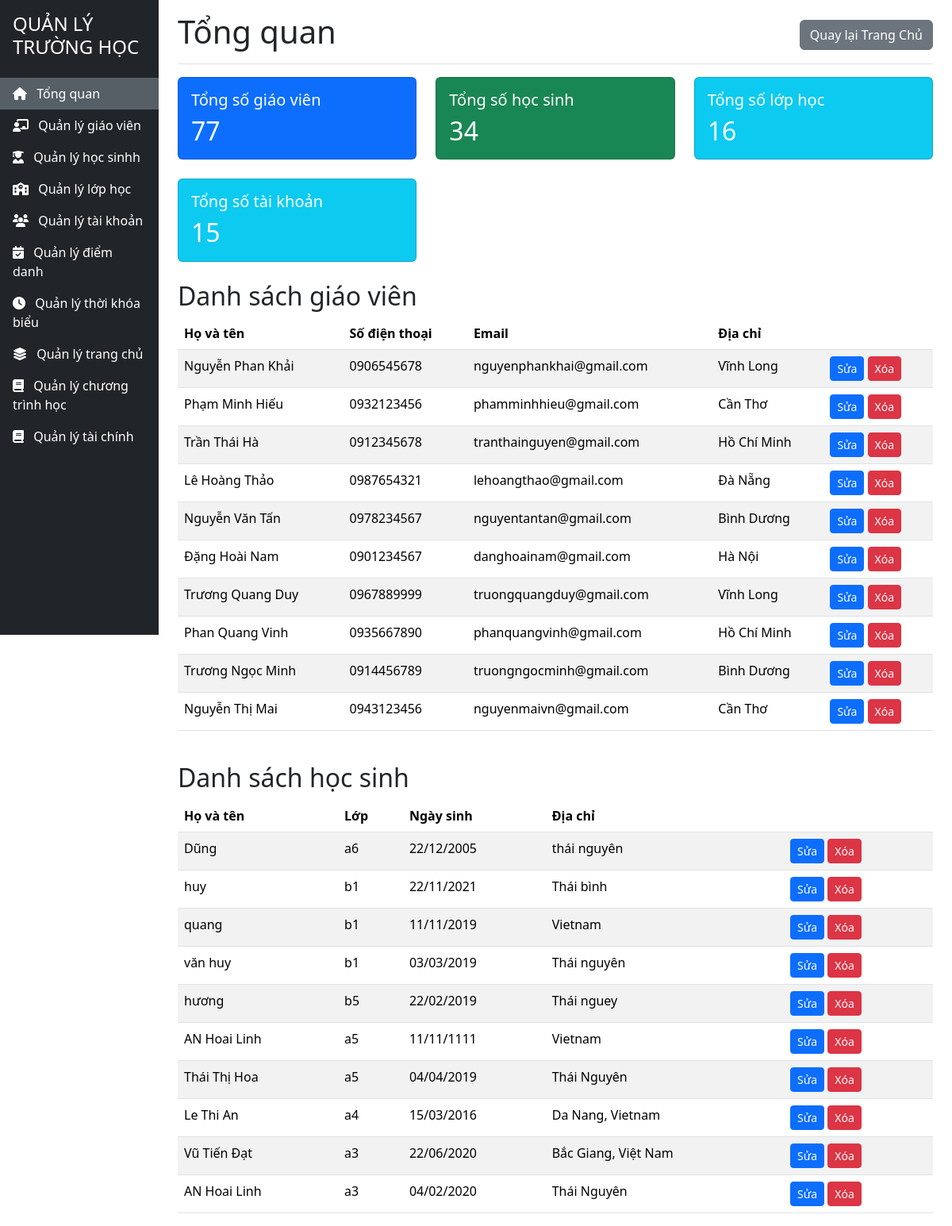
Screenshot of /pages/admin/dashboard.php (signed in) with the database file from the repository.
### tables this page shows
CREATE TABLE `teachers` (
  `id` int NOT NULL,
  `FullName` varchar(100) NOT NULL,
  `Phone` varchar(15) DEFAULT NULL,
  `Email` varchar(100) DEFAULT NULL,
  `Address` varchar(255) DEFAULT NULL,
  `HireDate` date NOT NULL
);

CREATE TABLE `students` (
  `id` int NOT NULL,
  `FullName` varchar(100) NOT NULL,
  `DateOfBirth` date NOT NULL,
  `Gender` varchar(50) NOT NULL,
  `Address` varchar(255) DEFAULT NULL,
  `ParentName` varchar(100) NOT NULL,
  `ParentPhone` varchar(15) DEFAULT NULL,
  `ClassID` int DEFAULT NULL,
  `StudentID` varchar(12) NOT NULL
);

CREATE TABLE `classes` (
  `id` int NOT NULL,
  `ClassName` varchar(100) NOT NULL,
  `TeacherId` int DEFAULT NULL,
  `Quantity` int NOT NULL,
  `GradeID` int NOT NULL
);

### pages/admin/dashboard.php (the view, shortened to what this page needs)
<?php
require_once('../system/connect.php');
function getDashboardStats($conn)
{
    $stats = [];
    $teacherQuery = "SELECT COUNT(*) as teacher_count FROM teachers";
    $studentQuery = "SELECT COUNT(*) as student_count FROM students";
    $classQuery = "SELECT COUNT(*) as class_count FROM classes";
    $accountQuery = "SELECT COUNT(*) as account_count FROM users";
    $stmt = $conn->query($teacherQuery);
    $row = $stmt->fetch_assoc();
    $stats['teachers'] = $row['teacher_count'];
    $stmt = $conn->query($studentQuery);
    $row = $stmt->fetch_assoc();
    $stats['students'] = $row['student_count'];
    $stmt = $conn->query($classQuery);
    $row = $stmt->fetch_assoc();
    $stats['classes'] = $row['class_count'];
    $stmt = $conn->query($accountQuery);
    $row = $stmt->fetch_assoc();
    $stats['users'] = $row['account_count'];
    return $stats;
}
function getTeachers($conn, $page = 1, $perPage = 10)
{
    $offset = ($page - 1) * $perPage;
    $query = "SELECT * FROM teachers ORDER BY id DESC LIMIT $offset, $perPage";
    $stmt = $conn->query($query);
    return $stmt->fetch_all(MYSQLI_ASSOC);
}
function getStudents($conn, $page = 1, $perPage = 10)
{
    $offset = ($page - 1) * $perPage;
    $query = "SELECT s.*, c.ClassName
              FROM students s
              LEFT JOIN classes c ON s.ClassID = c.id
              ORDER BY s.ClassID DESC LIMIT $offset, $perPage";
    $stmt = $conn->query($query);
    return $stmt->fetch_all(MYSQLI_ASSOC);
}
$stats = getDashboardStats($conn);
$page = isset($_GET['page']) ? (int) $_GET['page'] : 1;
$teachers = getTeachers($conn, $page);
$students = getStudents($conn, $page);
?>
<!DOCTYPE html>
<html lang="vi">
<head>
    <link href="https://cdnjs.cloudflare.com/ajax/libs/bootstrap/5.3.2/css/bootstrap.min.css" rel="stylesheet">
    <link href="https://cdnjs.cloudflare.com/ajax/libs/font-awesome/6.4.2/css/all.min.css" rel="stylesheet">
</head>
<body>
    <div class="container-fluid">
        <div class="row">
            <nav class="col-md-2 d-none d-md-block bg-dark sidebar min-vh-100" style="padding:0; position: fixed;">
                <div class="position-sticky">
                    <div class="p-3 text-white">
                        <h4>QUẢN LÝ TRƯỜNG HỌC</h4>
                    </div>
                    <ul class="nav flex-column">
                        <li class="nav-item" style="background:#575f66">
                            <a class="nav-link text-white" href="/tai/pages/admin/dashboard.php">
                                <i class="fas fa-home me-2"></i>
                                Tổng quan
                            </a>
                        </li>
                        <li class="nav-item">
                            <a class="nav-link text-white" href="/tai/pages/admin/teacher/list_teacher.php">
                                <i class="fas fa-chalkboard-teacher me-2"></i>
                                Quản lý giáo viên
                            </a>
                        </li>
                        <li class="nav-item">
                            <a class="nav-link text-white" href="/tai/pages/admin/student/list_student.php">
                                <i class="fas fa-user-graduate me-2"></i>
                                Quản lý học sinhh
                            </a>
                        </li>
                        <li class="nav-item">
                            <a class="nav-link text-white" href="/tai/pages/admin/class/list_class.php">
                                <i class="fas fa-school me-2"></i>
                                Quản lý lớp học
                            </a>
                        </li>
                        <li class="nav-item">
                            <a class="nav-link text-white" href="/tai/pages/admin/account/list_account.php">
                                <i class="fas fa-users me-2"></i>
                                Quản lý tài khoản
                            </a>
                        </li>
                        <li class="nav-item">
                            <a class="nav-link text-white" href="/tai/pages/admin/attendance/list_attendance.php">
                                <i class="fas fa-calendar-check me-2"></i>
                                Quản lý điểm danh
                            </a>
                        </li>
                        <li class="nav-item">
                            <a class="nav-link text-white" href="/tai/pages/admin/timetable/timetable.php">
                                <i class="fas fa-clock me-2"></i>
                                Quản lý thời khóa biểu
                            </a>
                        </li>
                        <li class="nav-item">
                            <a class="nav-link text-white" href="/tai/pages/admin/frontend/slide/list_slide.php">
                                <i class="fas fa-layer-group me-2"></i>
                                Quản lý trang chủ
                            </a>
                        </li>
                        <li class="nav-item">
                            <a class="nav-link text-white" href="/tai/pages/admin/frontend/slide/list_slide.php">
                                <i class="fas fa-book me-2"></i>
                                Quản lý chương trình học
                            </a>
                        </li>
                        <li class="nav-item">
                            <a class="nav-link text-white" href="/tai/pages/admin/payment.php">
                                <i class="fas fa-book me-2"></i>
                                Quản lý tài chính
                            </a>
                        </li>
                    </ul>
                </div>
            </nav>
            <main class="col-md-10 ms-sm-auto px-4">
                <div
                    class="d-flex justify-content-between flex-wrap flex-md-nowrap align-items-center pt-3 pb-2 mb-3 border-bottom">
                    <h1>Tổng quan</h1>
                    <a href="../../index.php" class="btn btn-secondary">Quay lại Trang Chủ</a>
                </div>
                <div class="row">
                    <div class="col-md-4 mb-4">
                        <div class="card bg-primary text-white">
                            <div class="card-body">
                                <h5 class="card-title">Tổng số giáo viên</h5>
                                <p class="card-text h2"><?php echo $stats['teachers']; ?></p>
                            </div>
                        </div>
                    </div>
                    <div class="col-md-4 mb-4">
                        <div class="card bg-success text-white">
                            <div class="card-body">
                                <h5 class="card-title">Tổng số học sinh</h5>
                                <p class="card-text h2"><?php echo $stats['students']; ?></p>
                            </div>
                        </div>
                    </div>
                    <div class="col-md-4 mb-4">
                        <div class="card bg-info text-white">
                            <div class="card-body">
                                <h5 class="card-title">Tổng số lớp học</h5>
                                <p class="card-text h2"><?php echo $stats['classes']; ?></p>
                            </div>
                        </div>
                    </div>
                    <div class="col-md-4 mb-4">
                        <div class="card bg-info text-white">
                            <div class="card-body">
                                <h5 class="card-title">Tổng số tài khoản</h5>
                                <p class="card-text h2"><?php echo $stats['users']; ?></p>
                            </div>
                        </div>
                    </div>
                </div>
                <div class="col-12">
                    <h2>Danh sách giáo viên</h2>
                    <div class="table-responsive">
                        <table class="table table-striped">
                            <thead>
                                <tr>
                                    <th>Họ và tên</th>
                                    <th>Số điện thoại</th>
                                    <th>Email</th>
                                    <th>Địa chỉ</th>
                                    <th></th>
                                </tr>
                            </thead>
                            <tbody>
                                <?php foreach ($teachers as $teacher): ?>
                                    <tr>
                                        <td><?php echo $teacher['FullName']; ?></td>
                                        <td><?php echo $teacher['Phone']; ?></td>
                                        <td><?php echo $teacher['Email']; ?></td>
                                        <td><?php echo $teacher['Address']; ?></td>
                                        <td>
                                            <a href="teacher/edit_teacher.php?id=<?php echo $teacher['id']; ?>"
                                                class="btn btn-sm btn-primary">Sửa</a>
                                            <a href="teacher/delete_teacher.php?id=<?php echo $teacher['id']; ?>"
                                                class="btn btn-sm btn-danger"
                                                onclick="return confirm('Bạn có chắc muốn xóa?')">Xóa</a>
                                        </td>
                                    </tr>
                                <?php endforeach; ?>
                            </tbody>
                        </table>
                    </div>
                </div>
                <div class="col-12 mt-4">
                    <h2>Danh sách học sinh</h2>
                    <div class="table-responsive">
                        <table class="table table-striped">
                            <thead>
                                <tr>
                                    <th>Họ và tên</th>
                                    <th>Lớp</th>
                                    <th>Ngày sinh</th>
                                    <th>Địa chỉ</th>
                                    <th></th>
                                </tr>
                            </thead>
                            <tbody>
                                <?php foreach ($students as $student): ?>
                                    <tr>
                                        <td><?php echo $student['FullName']; ?></td>
                                        <td><?php echo $student['ClassName']; ?></td>
                                        <td><?php echo date('d/m/Y', strtotime($student['DateOfBirth'])); ?></td>
                                        <td><?php echo $student['Address']; ?></td>
                                        <td>
                                            <a href="student/edit_student.php?id=<?php echo $student['id']; ?>"
                                                class="btn btn-sm btn-primary">Sửa</a>
                                            <a href="student/delete_student.php?id=<?php echo $student['id']; ?>"
                                                class="btn btn-sm btn-danger"
                                                onclick="return confirm('Bạn có chắc muốn xóa?')">Xóa</a>
                                        </td>
                                    </tr>
                                <?php endforeach; ?>
                            </tbody>
                        </table>
                    </div>
                </div>
            </main>
        </div>
    </div>
</body>
</html>

### rows the page displays
teachers: FullName "Nguyễn Phan Khải", Phone "0906545678", Email "nguyenphankhai@gmail.com", Address "Vĩnh Long"
teachers: FullName "Phạm Minh Hiếu", Phone "0932123456", Email "phamminhhieu@gmail.com", Address "Cần Thơ"
teachers: FullName "Trần Thái Hà", Phone "0912345678", Email "tranthainguyen@gmail.com", Address "Hồ Chí Minh"
teachers: FullName "Lê Hoàng Thảo", Phone "0987654321", Email "lehoangthao@gmail.com", Address "Đà Nẵng"
teachers: FullName "Nguyễn Văn Tấn", Phone "0978234567", Email "nguyentantan@gmail.com", Address "Bình Dương"
teachers: FullName "Đặng Hoài Nam", Phone "0901234567", Email "danghoainam@gmail.com", Address "Hà Nội"
teachers: FullName "Trương Quang Duy", Phone "0967889999", Email "truongquangduy@gmail.com", Address "Vĩnh Long"
teachers: FullName "Phan Quang Vinh", Phone "0935667890", Email "phanquangvinh@gmail.com", Address "Hồ Chí Minh"
teachers: FullName "Trương Ngọc Minh", Phone "0914456789", Email "truongngocminh@gmail.com", Address "Bình Dương"
teachers: FullName "Nguyễn Thị Mai", Phone "0943123456", Email "nguyenmaivn@gmail.com", Address "Cần Thơ"
students: FullName "Dũng", ClassID.ClassName "a6", DateOfBirth "22/12/2005", Address "thái nguyên"
students: FullName "huy", ClassID.ClassName "b1", DateOfBirth "22/11/2021", Address "Thái bình"
students: FullName "quang", ClassID.ClassName "b1", DateOfBirth "11/11/2019", Address "Vietnam"
students: FullName "văn huy", ClassID.ClassName "b1", DateOfBirth "03/03/2019", Address "Thái nguyên"
students: FullName "hương", ClassID.ClassName "b5", DateOfBirth "22/02/2019", Address "Thái nguey"
students: FullName "AN Hoai Linh", ClassID.ClassName "a5", DateOfBirth "11/11/1111", Address "Vietnam"
students: FullName "Thái Thị Hoa", ClassID.ClassName "a5", DateOfBirth "04/04/2019", Address "Thái Nguyên"
students: FullName "Le Thi An", ClassID.ClassName "a4", DateOfBirth "15/03/2016", Address "Da Nang, Vietnam"
students: FullName "Vũ Tiến Đạt", ClassID.ClassName "a3", DateOfBirth "22/06/2020", Address "Bắc Giang, Việt Nam"
students: FullName "AN Hoai Linh", ClassID.ClassName "a3", DateOfBirth "04/02/2020", Address "Thái Nguyên"

### other values shown
$stats['teachers'] "77"
$stats['students'] "34"
$stats['classes'] "16"
$stats['users'] "15"
